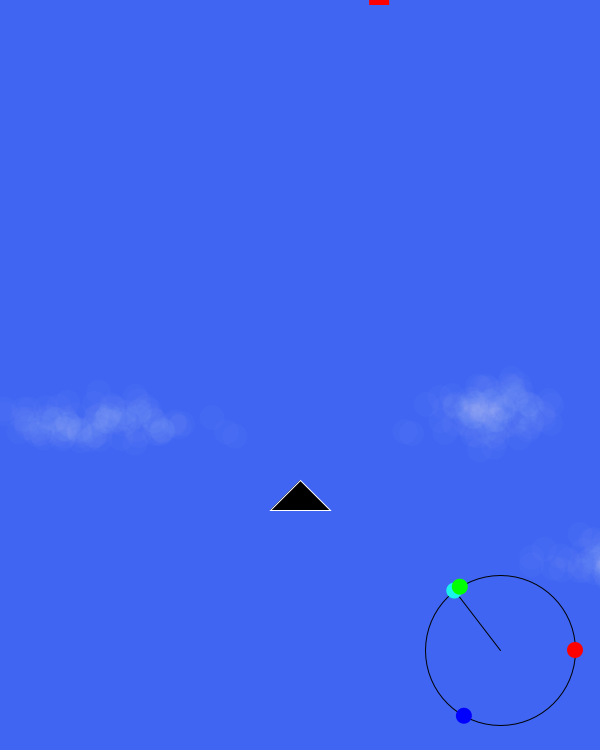
Frame 1 (no input)
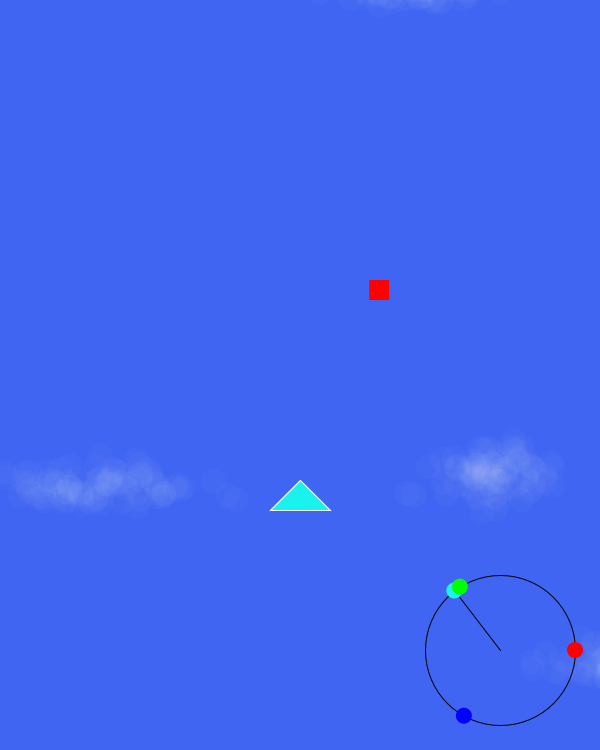
Frame 60 (the mouse pressed at the canvas centre just before this capture)
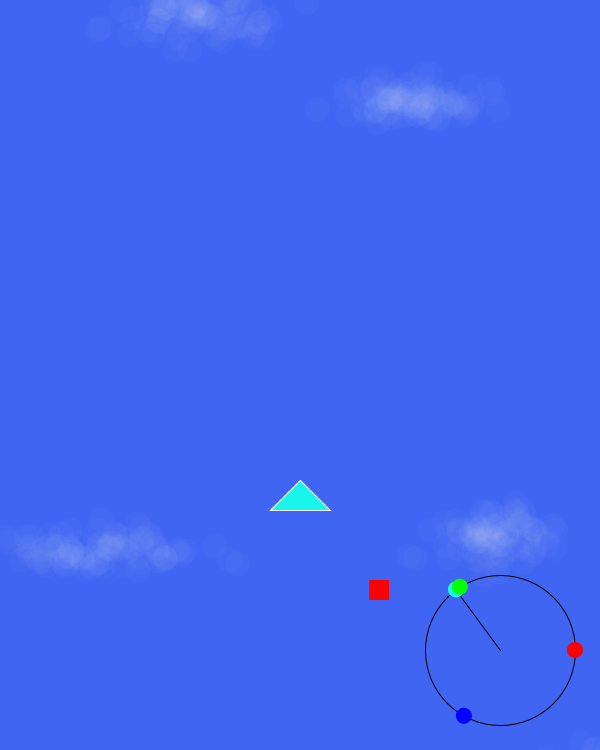
Frame 120 (the mouse held since frame 60 and released just before this capture)

The Processing sketch that drew these frames (run headless with seeded random() and noise(); from frame 60 on, the mouse is pressed at the canvas centre):

// Processing sketch: processing_144197
// ── processing_144197.pde

import java.util.*;

color sky = color(63, 101, 242);

Random generator;
Player player;
Alarm enemy1Timer;

statGraph graph;

ArrayList<Bullet> bullets; 
ArrayList<Enemy1> enemies1;

int enemy1SpawnTime = 6000;  // Time between which the number of enemy1s increases

// Stats
float attack, speed, defense;

// The points at the edge of the window which are used to calculate stats (based on mouse distance)
float attackX = 300;
float attackY = 0;
float speedX = 0;
float speedY = 800;
float defenseX = 600;
float defenseY = 800;

Cloud[] clouds;

void setup()
{
  size(600, 750);
  frameRate(30);
  
  generator = new Random();
  player = new Player();
    
  bullets = new ArrayList<Bullet>();
  enemies1 = new ArrayList<Enemy1>();
  enemies1.add(new Enemy1());
  enemy1Timer = new Alarm(enemy1SpawnTime);  // A new enemy1 is added every 5 seconds
  
  graph = new statGraph(500, 650);
  
  generateClouds(10);
}

void draw()
{
  background(sky);
  
//  figureOutStats();
  
  dealWithClouds();
  
  dealWithBullets();
  
  dealWithEnemies();
  enemy1Timer.run();
  // If timer goes off, add a new enemy and then reset it
  if (enemy1Timer.finished)
  {
    enemies1.add(new Enemy1());
    enemy1Timer = new Alarm(enemy1SpawnTime);
  }

  player.move();
  player.shoot();
  player.display();
  
  graph.run();
  graph.display();
}



class Alarm
{
  float targetMillis;
  boolean finished;

  Alarm(float targetMillis_)
  {
    targetMillis = targetMillis_ + millis();
  }

  void run()
  {
    if (millis() >= targetMillis) finished = true;
    else finished = false;
  }
}

class Bullet
{
  PVector position;
  float w, h;
  float velocity;  // Speed also determines whether the bullet belongs to the player or to an enemy (Negative = player, Positive = enemy)
  
  Bullet(float x_, float y_, float velocity_)
  {
    position = new PVector(x_, y_);
    w = 10;
    h = 20;
    velocity = velocity_;
  }
  
  void move()
  {
    position.y += velocity; 
  }
  
  void display()
  {
    // Bullet is just a vertically long ellipse for now
    noStroke();
    if (velocity < 0) fill(255, 255, 0);  // If the bullet is the player's, color it yellow
    if (velocity > 0) fill(255, 0, 0);    // If the bullet is the enemy's, color it red
    ellipse(position.x, position.y, w, h);
  }
  
  boolean offscreen()
  {
    boolean offscreen = false;
    if (position.y < -20 || position.y > height+20) offscreen = true;
    return offscreen;
  }
}
class Cloud
{
  color col;             // Color of cloud
  PVector position;      // Position of cloud
  float w, h;            // Size/shape of cloud
  PVector velocity;         // Speed at which cloud drifts
  
  // An array to hold the x & y locations for each ellipse
  PVector[] ellipseVectors;
  
  // The number of ellipses per cloud
  int ellipseNum = 100;
  
  // Standard Deviation of ellipse spread
  float standardDevX = random(30, 60);
  float standardDevY = random(10, 20);
  
  Cloud(float startingY)
  {
    col = color(255, 5);
    
    // X position is anywhere on-screen.
    // Starting y position is decided when object is created. This is done so that clouds can be initialized on-screen or above the screen depending on the situation. (See func_clouds)
    position = new PVector(random(width), startingY);    

    w = random(100, 150);
    h = random(25, 50);   

    // Will drift slightly to the left or right. Vertical speed is not greater than 2
    velocity = new PVector(random(-0.05, 0.05), random(1, 2));    
    
    // Fill ellipseVectors with Gaussian positions
    ellipseVectors = new PVector[ellipseNum];
    for (int i = 0; i < ellipseVectors.length; i++)
    {
      ellipseVectors[i] = new PVector(customGaussian(standardDevX, position.x), customGaussian(standardDevY, position.y));
    }
  }
  
  void move()
  {
    position.add(velocity);
  }
  
  void display()
  {
    // Display cloud
    ellipseMode(CENTER);
    noStroke();
    fill(col);
    // Draw each ellipse in the array
    for (int i = 0; i < ellipseVectors.length; i++)
    {
      ellipse(ellipseVectors[i].x + position.x, ellipseVectors[i].y + position.y, 25, 25);
    }
  }
}
class Enemy1
{
  PVector position;
  PVector velocity;
  float w, h;
  
  Enemy1()
  {
    // Begins above the screen
    position = new PVector(random(30, width-30), random(-10, -100));
    
    // For now, they only move vertically.
    velocity = new PVector(0, 5);
    
    w = 20;
    h = 20;
  }
  
  void move()
  {
    position.add(velocity);
  }
  
  void display()
  {
    // Just a red square for now
    noStroke();
    fill(255, 0, 0);
    rectMode(CENTER);
    rect(position.x, position.y, w, h);
  }
  
  boolean collidePlayerBullet()
  {
    for (int i = bullets.size()-1; i >= 0; i--)
    {
      Bullet bullet = bullets.get(i);
      float distance = dist(position.x, position.y, bullet.position.x, bullet.position.y);
      if (distance <= (w/2 + bullet.w/2))
      {
        bullets.remove(i);
        return true;
      }
    }
    return false;
  }
}  // end of class
// This is the player's object
class Player
{
  PVector position;
  PVector velocity;
  Alarm shotTimer;
  
  Player()
  {
    position = new PVector(width/2, height*0.66);
    velocity = new PVector(0, 0);
    shotTimer = new Alarm(0);
  }
  
  void move()
  {
    shotTimer.run();
    
    if (keyRight) player.velocity.x = (speed/20)*-1;
    else if (keyLeft) player.velocity.x = (speed/20);
    else player.velocity.x = 0;
    if (keyUp) player.velocity.y = -2;  // This and the next value need to be changed so that they are affected by the speed stat
    else if (keyDown) player.velocity.y =  4;
    else player.velocity.y = 0;
    
    position.add(velocity);
    
    position.x = constrain(position.x, 30, width-30);
    position.y = constrain(position.y, 15, height-15);
  }
  
  void display()
  {
    // For now, the player is represented as a simple triangle
    stroke(255);
    // Fill is based on stats
    fill(map(attack, 0, 100, 0, 255), map(speed, 0, 100, 0, 255), map(defense, 0, 100, 0, 255));
    beginShape(TRIANGLES);
    vertex(position.x, position.y-15);
    vertex(position.x+30, position.y+15);
    vertex(position.x-30, position.y+15);
    endShape();
  }
  
  void shoot()
  {
    if (keySpace && shotTimer.finished)
    {
      bullets.add(new Bullet(player.position.x, player.position.y, -8));
      shotTimer = new Alarm(500 - attack*5);
    }
  }
  
}  // end of class
class statGraph
{
  // Vector for location of the graph itself
  PVector position;
  
  // Vectors for location of maximum stats
  PVector defenseVector, speedVector, attackVector;
  
  // Thetas for maximum stat vector positions
  float defenseTheta, speedTheta, attackTheta;
  
  // Vector for center location and mouse location
  PVector center, mouse;
  
  float diameter = 150;  // Diameter of the graph
  
  statGraph(float x_, float y_)
  {
    position = new PVector(x_, y_);
    
    defenseTheta = TWO_PI*0.33;
    speedTheta = TWO_PI*0.66;
    attackTheta = TWO_PI;
        
    center = new PVector(x_, y_);
    
    defenseVector = new PVector(diameter/2 * cos(defenseTheta), diameter/2 * sin(defenseTheta));
    speedVector = new PVector(diameter/2 * cos(speedTheta), diameter/2 * sin(speedTheta));
    attackVector = new PVector(diameter/2 * cos(attackTheta), diameter/2 * sin(attackTheta));
  }
  
  void run()
  {
    // Make mouse PVector equal to mouse position
    mouse = new PVector(mouseX, mouseY);
    
    // Redefine mouse Pvector based on center
    mouse.sub(center);
    mouse.limit(75);
    
    // Figure out stats
    speed = dist(speedVector.x, speedVector.y, mouse.x, mouse.y);
    speed = map(speed, diameter, 0, 0, 100);
    
    attack = dist(attackVector.x, attackVector.y, mouse.x, mouse.y);
    attack = map(attack, diameter, 0, 0, 100);
    
    defense = dist(defenseVector.x, defenseVector.y, mouse.x, mouse.y);
    defense = map(attack, diameter, 0, 0, 100);
    
    println("Speed: " + speed);
    println("Defense: " + defense);
    println("Attack: " + attack);
  }
  
  void display()
  {
    translate(position.x, position.y);
    
    // Draw a line from the center to the mouse
    stroke(0);
    line(0, 0, mouse.x, mouse.y);
    
    // Draw the outer ellipse
    noFill();
    stroke(0);
    ellipse(0, 0, diameter, diameter);
    
    // Draw the mouse ellipse
    noStroke();
    fill(map(attack, 0, 100, 0, 255), map(speed, 0, 100, 0, 255), map(defense, 0, 100, 0, 255));
    ellipse(mouse.x, mouse.y, 16, 16);
    
    // Draw ellipses representing the stats
    noStroke();
    fill(0, 0, 255);
    ellipse(defenseVector.x, defenseVector.y, 16, 16);
  
    fill(0, 255, 0);
    ellipse(speedVector.x, speedVector.y, 16, 16);
    
    fill(255, 0, 0);
    ellipse(attackVector.x, attackVector.y, 16, 16);
  }
}
void dealWithBullets()
{
  for (int i = bullets.size()-1; i >= 0; i--)
  {
    Bullet bullet = bullets.get(i);
    bullet.move();
    bullet.display();
    if (bullet.offscreen() == true) bullets.remove(i);
  }
}

// int 'num' is the number of clouds to be generated
void generateClouds(int num)
{
  // Generate array of given length
  clouds = new Cloud[num];
  
  // Fill up array with cloud objects
  for (int i = 0; i < clouds.length; i++)
  {
    clouds[i] = new Cloud(random(-150, height));
  }
}


void dealWithClouds()
{
  // Iterate through clouds array
  for (int i = 0; i < clouds.length; i++)
  {
    clouds[i].move();
    clouds[i].display();
    
    // If the cloud moves below the screen, re-initialize it above the screen
    if (clouds[i].position.y > height + 200)
    {
      clouds[i] = new Cloud(random(-150, 0));
    }
  }
}
float customGaussian(float sd, float mean)
{
  // nextGaussian() uses a mean of 0 and a standard deviation of 1
  float num = (float) generator.nextGaussian();

  // Multiply by our new standard deviation and add our new mean
  float value = num * sd + mean;

  return value;
}
void dealWithEnemies()
{ 
  for (int i = enemies1.size()-1; i >= 0; i--)
  {
    Enemy1 enemy1 = enemies1.get(i);
    enemy1.move();
    enemy1.display();
    
    // Check for collisions with bullets
    if (enemy1.collidePlayerBullet() == true)
    {
      enemies1.remove(i);
      enemies1.add(new Enemy1());
    }
    
    // If the Enemy1 goes off the screen, remove it and spawn a new one
    if (enemy1.position.y > height+30)
    {
      enemies1.remove(i);
      enemies1.add(new Enemy1());
    }
  }
}
void figureOutStats()
{
  // Stats are based on the mouse's distance from three points at the edge of the window (defined as global variables)
  attack = map(dist(mouseX, mouseY, attackX, attackY), 0, 875, 100, 0);
  speed = map(dist(mouseX, mouseY, speedX, speedY), 0, 1000, 100, 0);
  defense = map(dist(mouseX, mouseY, defenseX, defenseY), 0, 1000, 100, 0);
  println(attack+", "+speed+", "+defense);
}
boolean keyUp, keyDown, keyRight, keyLeft, keySpace;

void keyPressed()
{
//  if (key == 'a') player.velocity.x = (speed/20)*-1;
//  if (key == 'd') player.velocity.x = (speed/20);
//  if (key == 'w') player.velocity.y = -2;  // This and the next value need to be changed so that they are affected by the speed stat
//  if (key == 's') player.velocity.y =  4;

//  if (key == ' ')
//  {
//    player.shoot();
//  }

  if (key == 'a') keyRight = true;
  if (key == 'd') keyLeft = true;
  if (key == 'w') keyUp = true;
  if (key == 's') keyDown = true;
  
  if (key == ' ') keySpace = true;
}


void keyReleased()
{ 
  if (key == 'a') keyRight = false;
  if (key == 'd') keyLeft = false;
  if (key == 'w') keyUp = false;
  if (key == 's') keyDown = false;
  
  if (key == ' ') keySpace = false;
}
